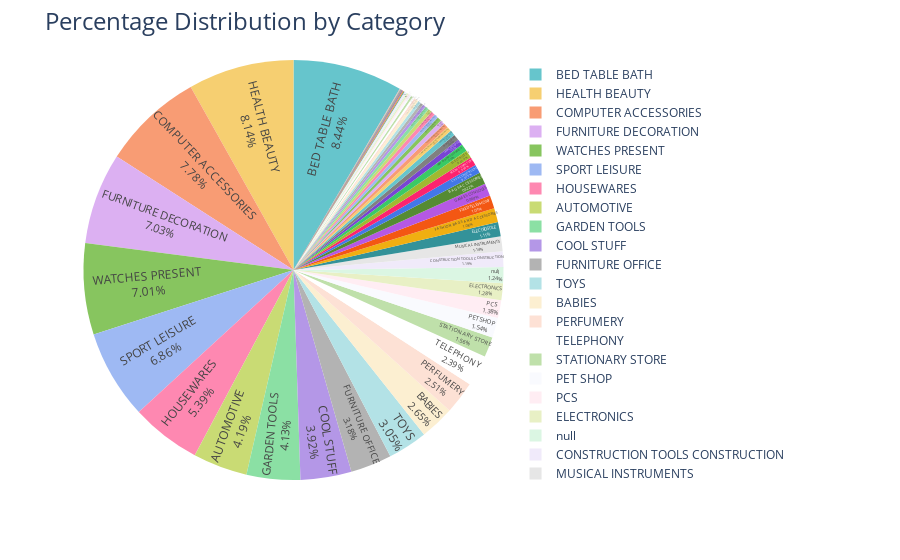

Source (notebook cell):
### Markdown cell above
##### Calculate the percentage of total revenue contributed by each product category

### Code cell
import numpy as np
import pandas as pd
import plotly.express as px
import plotly.graph_objects as go
import plotly.io as pio
import plotly.colors as colors
pio.templates.default = "plotly_white"

query3= """ select upper(products.product_category) category, 
round((sum(payments.payment_value)/(select sum(payment_value) from payments))*100,2) sales_percentage
from products join order_items 
on products.product_id = order_items.product_id
join payments
on payments.order_id= order_items.order_id
group by category order by sales_percentage desc
"""
cur.execute(query3)

data3 = cur.fetchall()

data3=pd.DataFrame(data3, columns=['Category','Percentage Distribution'])
fig1 = px.pie(data3,
              values='Percentage Distribution',
              names='Category',
              hole=0,
              color_discrete_sequence=px.colors.qualitative.Pastel)
fig1.update_traces(textposition='inside',textinfo='percent+label')
fig1.update_layout(title_text='Percentage Distribution by Category', title_font=dict(size=24))
fig1.show()

### Figure 1 — Plotly figure (JSON) as saved in the notebook; plotly's stock layout.template omitted (floating-point values rounded to 4 significant figures)
{"data": [{"domain": {"x": [0, 1], "y": [0, 1]}, "hole": 0, "hovertemplate": "Category=%{label}<br>Percentage Distribution=%{value}<extra></extra>", "labels": ["BED TABLE BATH", "HEALTH BEAUTY", "COMPUTER ACCESSORIES", "FURNITURE DECORATION", "WATCHES PRESENT", "SPORT LEISURE", "HOUSEWARES", "AUTOMOTIVE", "GARDEN TOOLS", "COOL STUFF", "FURNITURE OFFICE", "TOYS", "BABIES", "PERFUMERY", "TELEPHONY", "STATIONARY STORE", "PET SHOP", "PCS", "ELECTRONICS", null, "CONSTRUCTION TOOLS CONSTRUCTION", "MUSICAL INSTRUMENTS", "ELECTROSTILE", "FASHION BAGS AND ACCESSORIES", "FIXED TELEPHONY", "GAMES CONSOLES", "BAGS ACCESSORIES", "CASA CONSTRUCAO", "ROOM FURNITURE", "ELECTRICES 2", "AGRO INDUSTRIA E COMERCIO", "HOME APPLIANCES", "CLIMATIZATION", "HOUSE COMFORT", "FURNITURE KITCHEN SERVICE AREA DINNER AND GARDEN", "CONSTRUCTION TOOLS ILLUMINATION", "DRINKS", "SIGNALIZATION AND SAFETY", "CONSTRUCTION SECURITY TOOLS", "GENERAL INTEREST BOOKS", "AUDIO", "INDUSTRY COMMERCE AND BUSINESS", "HOUSE PASTALS OVEN AND CAFE", "FOODS", "MARKET PLACE", "CONSTRUCTION TOOLS GARDEN", "FASHION CALCADOS", "FURNITURE", "ART", "DRINK FOODS", "TECHNICAL BOOKS", "CONSTRUCTION TOOLS TOOLS", "CHRISTMAS ARTICLES", "FASHION MEN'S CLOTHING", "FASHION UNDERWEAR AND BEACH FASHION", "IMAGE IMPORT TABLETS", "CINE PHOTO", "BLU RAY DVDS", "SONG", "IMPORTED BOOKS", "PARTY ARTICLES", "CITTE AND UPHACK FURNITURE", "FASHION WOMEN'S CLOTHING", "HYGIENE DIAPERS", "KITCHEN PORTABLE AND FOOD COACH", "FASHION SPORT", "LA CUISINE", "ARTS AND CRAFTS", "FLOWERS", "PC GAMER", "HOUSE COMFORT 2", "CDS MUSIC DVDS", "FASHION CHILDREN'S CLOTHING", "INSURANCE AND SERVICES"], "legendgroup": "", "name": "", "showlegend": true, "textinfo": "percent+label", "textposition": "inside", "type": "pie", "values": [64.68, 62.37, 59.6, 53.87, 53.72, 52.53, 41.26, 32.1, 31.63, 30.03, 24.35, 23.39, 20.32, 19.19, 18.34, 11.95, 11.77, 10.55, 9.82, 9.53, 9.15, 8.76, 8.47, 8.26, 7.74, 7.41, 7.06, 5.17, 5.1, 4.7, 4.44, 3.6, 3.57, 3.16, 2.8, 2.76, 2.68, 2.56, 2.47, 2.44, 2.26, 2.21, 1.91, 1.74, 1.71, 1.6, 1.23, 1.18, 1.17, 1.02, 0.94, 0.79, 0.71, 0.65, 0.48, 0.38, 0.36, 0.3, 0.26, 0.25, 0.23, 0.22, 0.19, 0.16, 0.16, 0.14, 0.11, 0.09, 0.08, 0.08, 0.06, 0.04, 0.03, 0.01]}], "layout": {"legend": {"tracegroupgap": 0}, "margin": {"t": 60}, "piecolorway": ["rgb(102, 197, 204)", "rgb(246, 207, 113)", "rgb(248, 156, 116)", "rgb(220, 176, 242)", "rgb(135, 197, 95)", "rgb(158, 185, 243)", "rgb(254, 136, 177)", "rgb(201, 219, 116)", "rgb(139, 224, 164)", "rgb(180, 151, 231)", "rgb(179, 179, 179)"], "title": {"font": {"size": 24}, "text": "Percentage Distribution by Category"}}}
